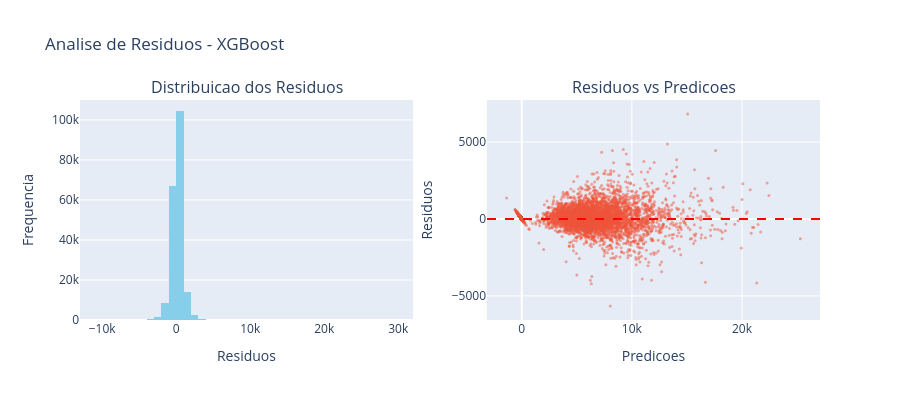

Notebook code cell kept with this figure:
### Code cell
# ANALISE DE RESIDUOS - MELHOR MODELO

# Identificar melhor modelo
best_results = min(all_results, key=lambda x: x['metrics_test']['RMSE'])
best_model_name = best_results['metrics_test']['Model'].replace(' (Test)', '')

# Calcular residuos
residuals = y_test - best_results['y_pred_test']

fig = make_subplots(
    rows=1, cols=2,
    subplot_titles=('Distribuicao dos Residuos', 'Residuos vs Predicoes')
)

# Histograma de residuos
fig.add_trace(
    go.Histogram(x=residuals, nbinsx=50, name='Residuos',
                 marker_color='skyblue'),
    row=1, col=1
)

# Residuos vs predicoes
sample_size = min(5000, len(y_test))
idx = np.random.choice(len(y_test), sample_size, replace=False)

fig.add_trace(
    go.Scatter(
        x=best_results['y_pred_test'][idx],
        y=residuals.iloc[idx],
        mode='markers',
        marker=dict(size=3, opacity=0.5),
        name='Residuos'
    ),
    row=1, col=2
)

# Linha zero
fig.add_hline(y=0, line_dash="dash", line_color="red", row=1, col=2)

fig.update_xaxes(title_text="Residuos", row=1, col=1)
fig.update_xaxes(title_text="Predicoes", row=1, col=2)
fig.update_yaxes(title_text="Frequencia", row=1, col=1)
fig.update_yaxes(title_text="Residuos", row=1, col=2)

fig.update_layout(height=400, showlegend=False,
                  title_text=f"Analise de Residuos - {best_model_name}")
fig.write_html("../images/residuals_analysis.html")
fig.show()

print(f"\nESTATISTICAS DOS RESIDUOS:")
print(f"   Media: {residuals.mean():.2f}")
print(f"   Desvio Padrao: {residuals.std():.2f}")
print(f"   Min/Max: {residuals.min():.2f} / {residuals.max():.2f}")

### Figure 1 — Plotly figure (JSON) as saved in the notebook; plotly's stock layout.template omitted (floating-point values rounded to 4 significant figures; data arrays with more than 128 entries replaced by an {"elided": "..."} marker saying what was removed)
{"data": [{"marker": {"color": "skyblue"}, "name": "Residuos", "nbinsx": 50, "type": "histogram", "x": {"elided": "199585 float values"}, "xaxis": "x", "yaxis": "y"}, {"marker": {"opacity": 0.5, "size": 3}, "mode": "markers", "name": "Residuos", "type": "scatter", "x": {"elided": "5000 float values"}, "xaxis": "x2", "y": {"elided": "5000 float values"}, "yaxis": "y2"}], "layout": {"annotations": [{"font": {"size": 16}, "showarrow": false, "text": "Distribuicao dos Residuos", "x": 0.225, "xanchor": "center", "xref": "paper", "y": 1, "yanchor": "bottom", "yref": "paper"}, {"font": {"size": 16}, "showarrow": false, "text": "Residuos vs Predicoes", "x": 0.775, "xanchor": "center", "xref": "paper", "y": 1, "yanchor": "bottom", "yref": "paper"}], "height": 400, "shapes": [{"line": {"color": "red", "dash": "dash"}, "type": "line", "x0": 0, "x1": 1, "xref": "x2 domain", "y0": 0, "y1": 0, "yref": "y2"}], "showlegend": false, "title": {"text": "Analise de Residuos - XGBoost"}, "xaxis": {"anchor": "y", "domain": [0, 0.45], "title": {"text": "Residuos"}}, "xaxis2": {"anchor": "y2", "domain": [0.55, 1], "title": {"text": "Predicoes"}}, "yaxis": {"anchor": "x", "domain": [0, 1], "title": {"text": "Frequencia"}}, "yaxis2": {"anchor": "x2", "domain": [0, 1], "title": {"text": "Residuos"}}}}
